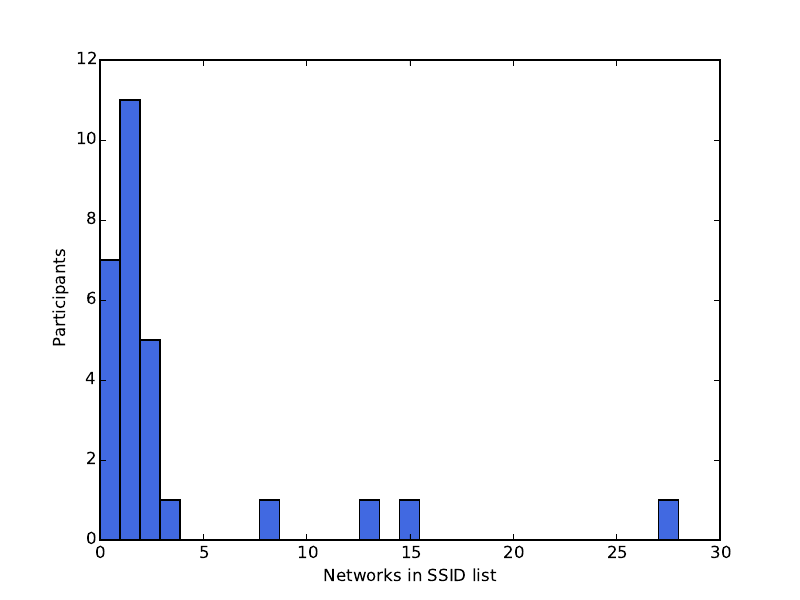

Here is the Python script that generated this plot:
import numpy as np
import matplotlib.pyplot as plt

data = np.genfromtxt("hist.csv")

plt.hist(data, np.max(data) + 1, color="royalblue")
plt.ylabel("Participants")
plt.xlabel("Networks in SSID list")
plt.savefig("hist.pdf", format="pdf")
